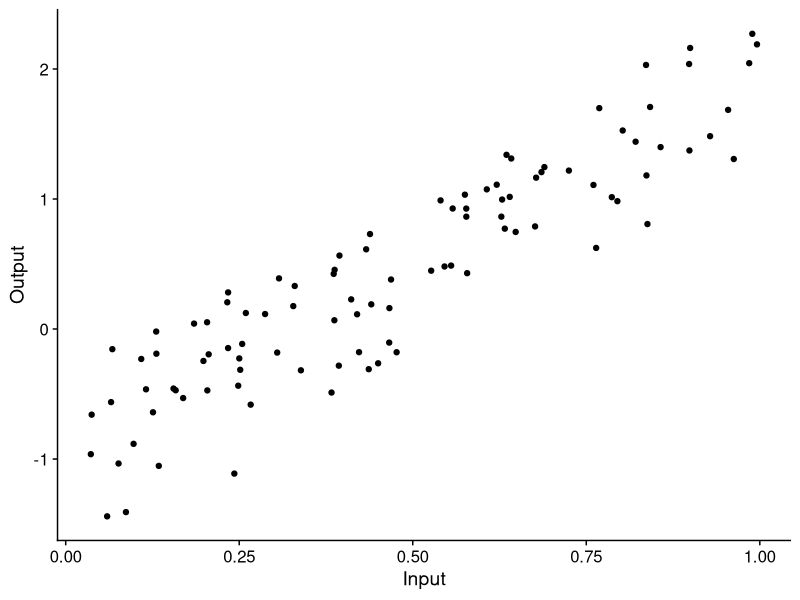
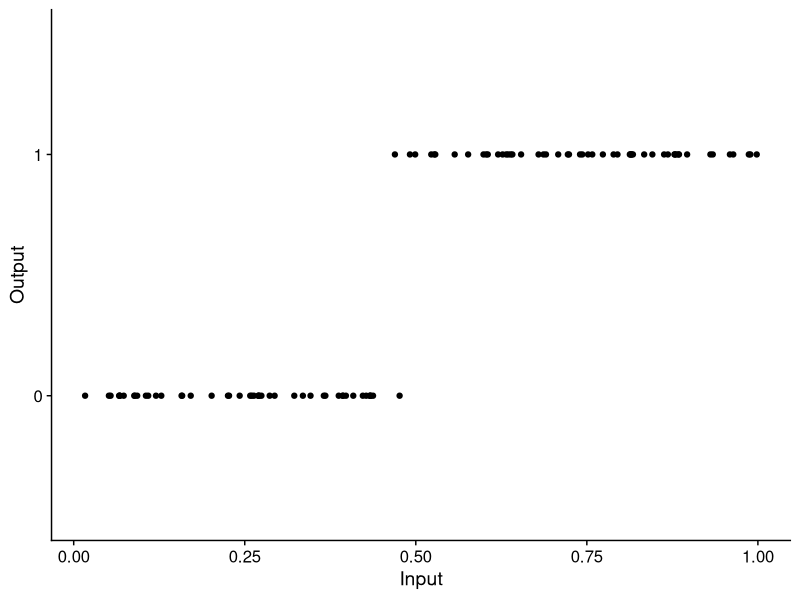
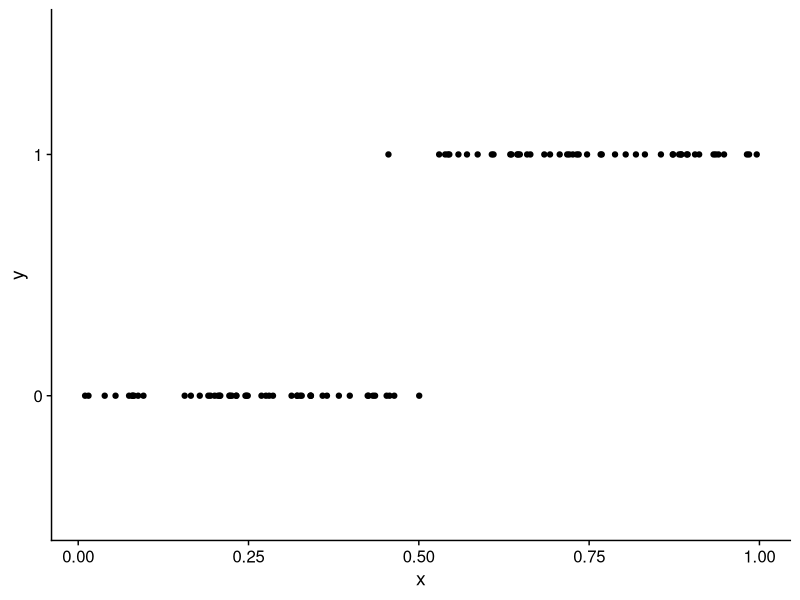
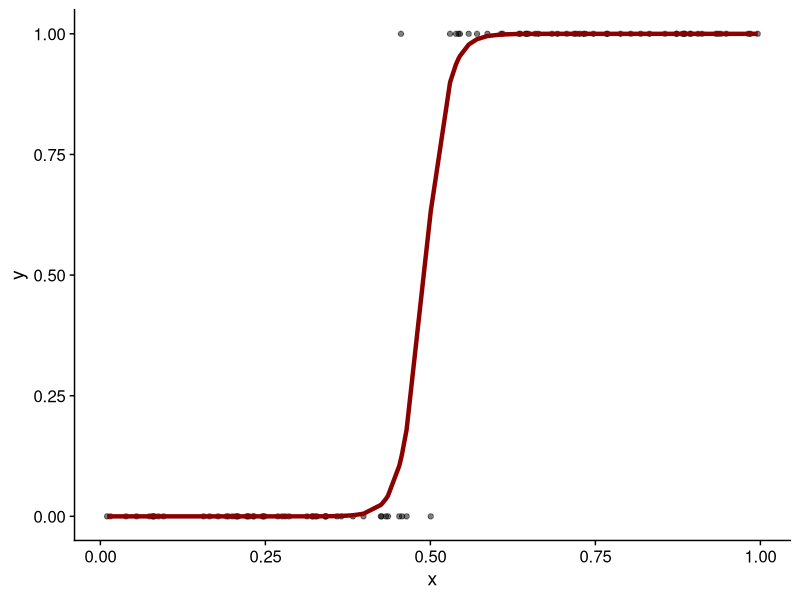
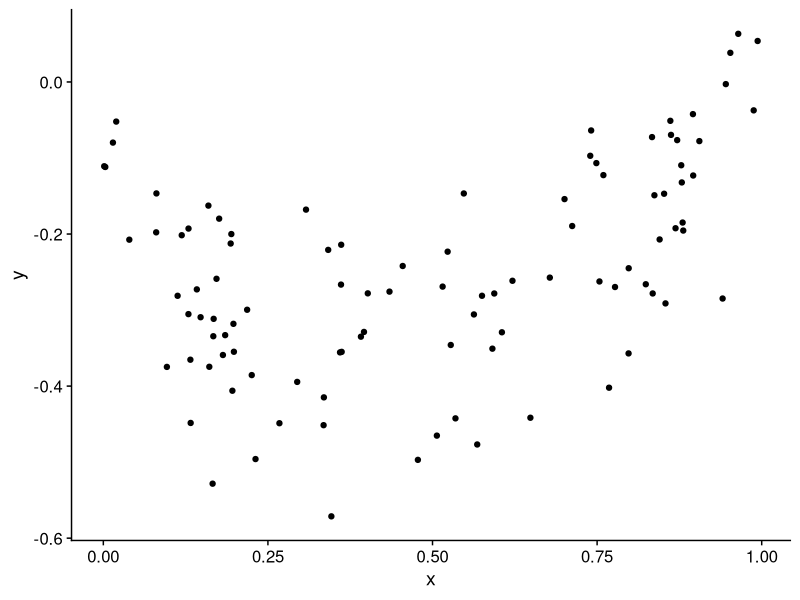
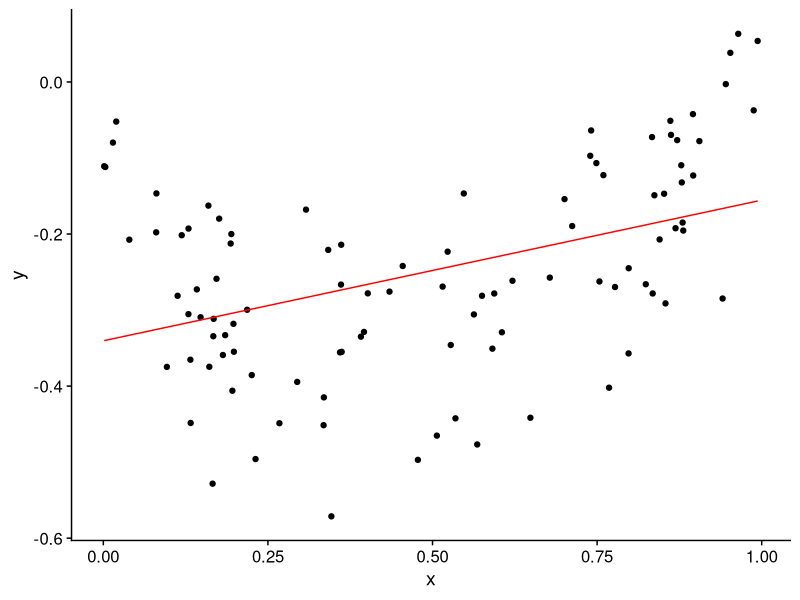
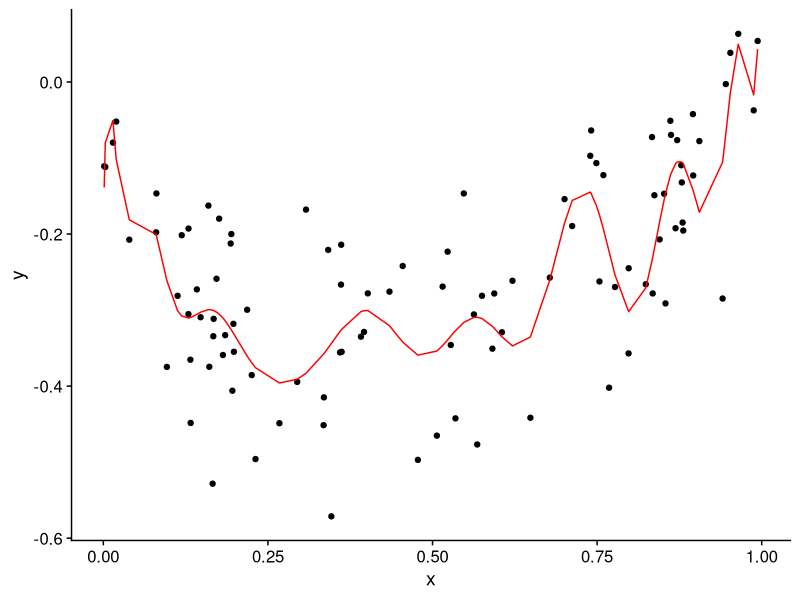
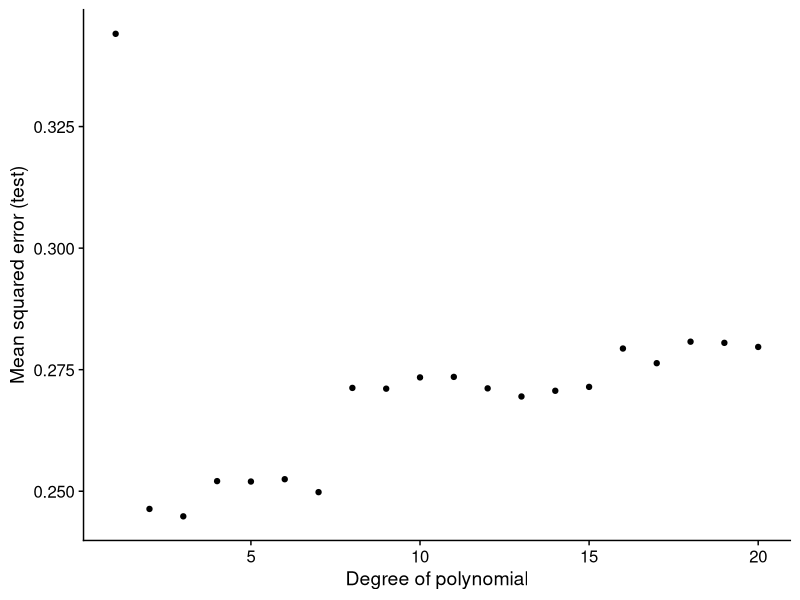

Generate these figures, in order, with R:
## ---- chunk 1
suppressPackageStartupMessages({
  library(tidyverse)
})

theme_set(cowplot::theme_cowplot())
## ---- chunk 2
df <- tibble(
  Input = runif(100),
  Output = 3 * Input - 1 + rnorm(100, 0, 0.4)
)

ggplot(df, aes(x = Input, y = Output)) +
  geom_point() 
## ---- chunk 3
sigmoid <- function(x) {
  1 / (1 + exp(-x))
}

df <- tibble(
  Input = runif(100),
  Output = as.factor(round(sigmoid(5 * (Input-0.5)) + rnorm(100, sd=0.05)))
)

ggplot(df, aes(x = Input, y = Output)) +
  geom_point() +
  scale_y_discrete()
## ---- chunk 4
sigmoid <- function(x) {
  1 / (1 + exp(-x))
}

x = runif(100)
y = as.factor(round(sigmoid(5 * (x-0.5)) + rnorm(100, sd=0.05)))

df <- tibble(
  x=x,
  y=y
)

y <- as.numeric(y)-1

ggplot(df, aes(x = x, y = y)) +
  geom_point() +
  scale_y_discrete()
## ---- chunk 5
df <- data.frame(y = y, x = x)
fit <- glm(y ~ x, data = df, 
           family='binomial')
df$predicted <- predict(fit, 
                        type='response')

ggplot(df, aes(x = x, y = y)) +
  geom_point(alpha=.5) +
  geom_line(aes(y = predicted), 
            colour='darkred', size=1.5)
## ---- chunk 6
set.seed(123456)
x <- runif(100)
y <- x * log(x) + 
  rnorm(100, sd=0.1)
qplot(x,y)
## ---- chunk 7
fit <- lm(y ~ x)
df <- data.frame(x,y,
                 t=predict(fit))

ggplot(df, aes(x=x)) +
  geom_point(aes(y=y)) +
  geom_line(aes(y=t), colour='red')
## ---- chunk 8
fit <- lm(y ~ poly(x, 20))
df <- data.frame(x,y,
                 t=predict(fit))

ggplot(df, aes(x=x)) +
  geom_point(aes(y=y)) +
  geom_line(aes(y=t), colour='red')
## ---- chunk 9
set.seed(123456)
x_train <- runif(100); x_test <- runif(100)
y_train <- x_train + 5 * x_train^2 + 
  rnorm(100, sd=0.5)
y_test <- x_train + 5 * x_train^2 + 
  rnorm(100, sd=0.5)
## ---- chunk 10
models <- lapply(1:20, function(i) {
  lm(y_train ~ poly(x_train, i))
})
## ---- chunk 11
mse <- sapply(models, function(fit) {
  test_predictions <- predict(fit, newdata=data.frame(x=x_test))
  mean((y_test-test_predictions)^2)
})
## ---- chunk 12
qplot(1:20, mse) +
  labs(x = "Degree of polynomial", y = "Mean squared error (test)")
## ---- chunk 13
ggplot() + xlim(-3, 5) + 
  geom_function(fun = function(x) (x-1)^2) + 
  geom_vline(xintercept = 1, color='grey50', linetype=2) +
  labs(x="x", y="y")
